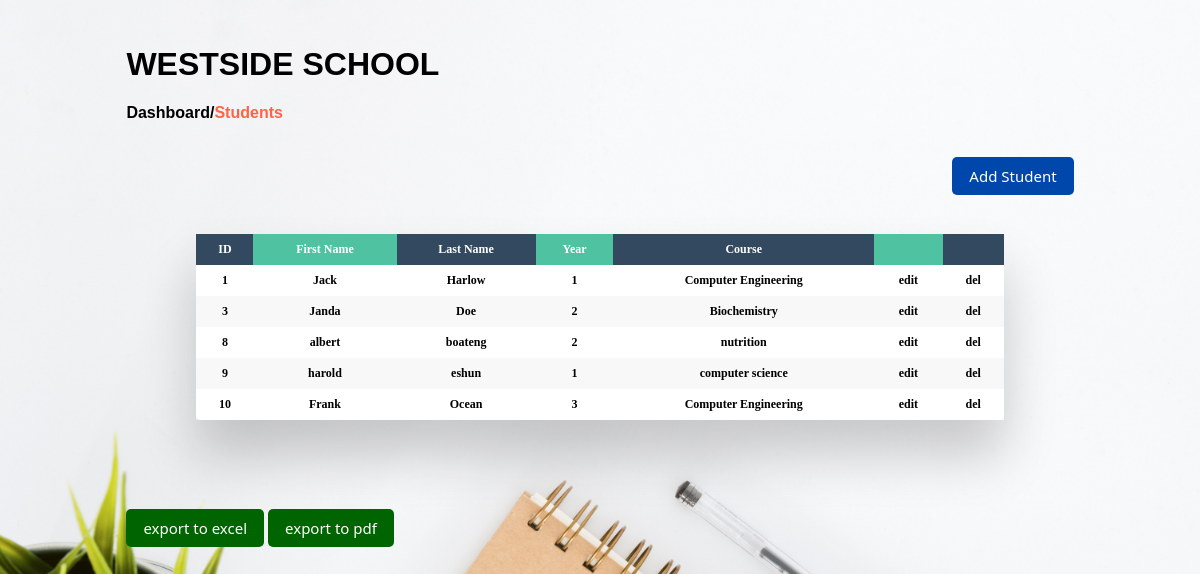
Screenshot of /dashboard/students with the database file from the repository.
### students/models.py (models this page shows, shortened)
class Student(models.Model):
    student_id = models.AutoField(primary_key=True)
    first_name = models.CharField(max_length=255, blank=True)
    last_name = models.CharField(max_length=255, blank=True)
    year = models.CharField(max_length=5, blank=True)
    course = models.CharField(max_length=255, blank=True)

### students/views.py (the view)
# urls.py: path('dashboard/students',list_and_create,name='students'),
def list_and_create(request):
    form = StudentCreationForm(request.POST or None)
    if request.method == 'POST' and form.is_valid():
        form.save()
    objects = Student.objects.all()
    return render(request, 'student_list.html', {'objects': objects, 'form': form})

### templates/student_list.html (shortened to what this page needs)
{% extends 'base.html' %}
{% block content %}
<div class="dashboard-container">
    <div class="top-nav">
        <h1><a href="{% url 'dashboard' %}">WESTSIDE SCHOOL</a></h1>
        <p><a href="{% url 'dashboard' %}">Dashboard</a>/<a href="{% url 'students' %}" class="active-link">Students</a></p>
    </div>
    <div class="add-div">
        <a href="#" id="modal-btn"><button class="btn-primary btn-primary-wd">Add Student</button></a>
    </div>
    <div class="table-wrapper" id="student_table_div">
        <table class="fl-table" id="table2excel">
            <thead>
                <tr>
                    <th>ID</th>
                    <th>First Name</th>
                    <th>Last Name</th>
                    <th>Year</th>
                    <th>Course</th>
                    <th class="excludeThisClass"></th>
                    <th class="excludeThisClass"></th>
                </tr>
            </thead>
            <tbody>
                {% for student in objects %}
                    <tr>
                        <th>{{ student.student_id }}</th>
                        <th>{{ student.first_name }}</th>
                        <th>{{ student.last_name }}</th>
                        <th>{{ student.year }}</th>
                        <th>{{ student.course }}</th>
                        <th class="excludeThisClass"><a href="{% url 'student_edit' student.pk %}">edit</a></th>
                        <th class="excludeThisClass"><a href="{% url 'student_delete' student.pk %}">del</a></th>
                    </tr>
                {% endfor %}
            </tbody>
        </table>
    </div>
    <button id="btnExport_excel" class="btn-primary btn-primary-wd info-btn-1">export to excel</button>
    <button id="btnExport_pdf"  class="btn-primary btn-primary-wd info-btn-1">export to pdf</button>
</div>
{% endblock content %}

### templates/base.html (shortened to what this page needs)
{% load static %}
<html lang="en">
<head>
    <link href="{% static 'css/base.css' %}" rel="stylesheet">
    <link rel="stylesheet" href="{% static 'css/font-awesome.min.css' %}" />
</head>
<body>
    <main>
        {% block content %}
        {% endblock content %}
    </main>
</body>
</html>

### static/css/base.css (style rules this page uses)
body { background-image: url(../img/school-bg.jpg); background-repeat: no-repeat; background-size: cover; background-position: center; }
a { text-decoration: none; color: black }
.btn-primary { padding: 8px 16px; background-color: #0047AB; color: white; font-size: 15px; font-family: 'Segoe UI', Tahoma, Geneva, Verdana, sans-serif; margin-top: 5%; border-radius: 5px; cursor: pointer; transition: 0.7s ease-in-out; border: 1px solid transparent; }
.dashboard-container { max-width: 80%; height: 100%; margin: 0 auto; }
.dashboard-container h1 { font-family: 'Trebuchet MS', 'Lucida Sans Unicode', 'Lucida Grande', 'Lucida Sans', Arial, sans-serif; padding: 4% 0 0 0; }
.top-nav p { font-family: 'Gill Sans', 'Gill Sans MT', Calibri, 'Trebuchet MS', sans-serif; font-weight: 700; cursor: pointer; }
.active-link { color: tomato; }
.btn-primary-wd { margin: 2% 0 3% 0 !important; }
.add-div { text-align: right; }
* { box-sizing: border-box; -webkit-box-sizing: border-box; -moz-box-sizing: border-box; }
.table-wrapper { margin: 10px 70px 70px; box-shadow: 0px 35px 50px rgba( 0, 0, 0, 0.2 ); }
.fl-table { border-radius: 5px; font-size: 12px; font-weight: normal; border: none; border-collapse: collapse; width: 100%; max-width: 100%; white-space: nowrap; background-color: white; }
.fl-table td, .fl-table th { text-align: center; padding: 8px; }
.fl-table thead th { color: #ffffff; background: #4FC3A1; }
.fl-table thead th:nth-child(odd) { color: #ffffff; background: #324960; }
.fl-table tr:nth-child(even) { background: #F8F8F8; }
.info-btn-1 { background-color:darkgreen }

### rows the page displays
Student: student_id "1", first_name "Jack", last_name "Harlow", year "1", course "Computer Engineering"
Student: student_id "3", first_name "Janda", last_name "Doe", year "2", course "Biochemistry"
Student: student_id "8", first_name "albert", last_name "boateng", year "2", course "nutrition"
Student: student_id "9", first_name "harold", last_name "eshun", year "1", course "computer science"
Student: student_id "10", first_name "Frank", last_name "Ocean", year "3", course "Computer Engineering"
